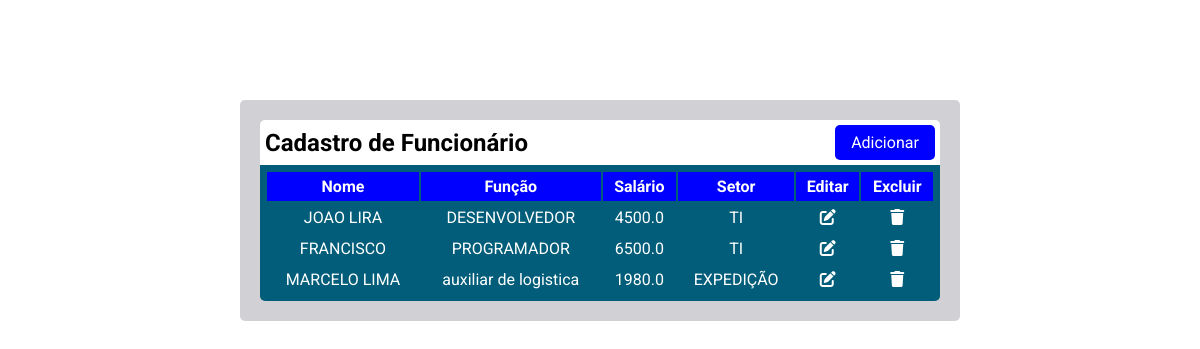
Before: / with the older database file.
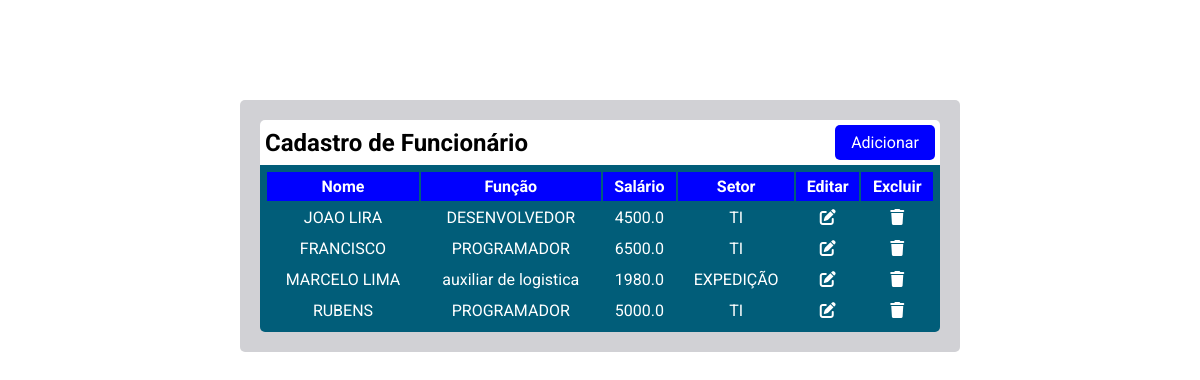
After: the same page with the newer database file.
### tables this page shows
CREATE TABLE funcionario (
               id INTEGER PRIMARY KEY AUTOINCREMENT,
               nome TEXT,
               funcao TEXT,
               salario FLOAT,
               setor TEXT);

### main.py (the view)
@app.route('/')
def index():
    lista = database.README()
    dados_formulario = request.form.to_dict()
    return render_template('index.html',lista=lista,dados=dados_formulario)

### database.py (called while the page is built)
def conexao():
    conect = sqlite3.connect('crud.db')
    cursor = conect.cursor()
    return cursor

def README():
    cursor = conexao()
    cursor.execute('SELECT * FROM funcionario')
    return cursor.fetchall()

### templates/index.html (shortened to what this page needs)
<!DOCTYPE html>
<html lang="pt-br">
<head>
    <link rel="stylesheet" href="https://cdnjs.cloudflare.com/ajax/libs/font-awesome/6.7.2/css/all.min.css" />
    <link rel="stylesheet" href="/static/style.css">
</head>
<body>
    <div class="container">
        <div class="header">
            <h2>Cadastro de Funcionário</h1>
            <button id="add" onclick="abrirModal()">Adicionar</button>
        </div>
        <div class="div-table">
            <table class="tabela">
                <thead >
                    <tr>
                        <th>Nome</th>
                        <th>Função</th>
                        <th>Salário</th>
                        <th>Setor</th>
                        <th>Editar</th>
                        <th>Excluir</th>
                    </tr>
                </thead>
                {% for i in lista %}
                <tr >
                    <td>{{i[1]}}</td>
                    <td>{{i[2]}}</td>
                    <td>{{i[3]}}</td>
                    <td>{{i[4]}}</td>
                    <td>
                        <form method="post" action="/select/{{i[0]}}">
                            <button type="submit" class="fa-solid fa-pen-to-square btn"></button>
                        </form>
                    </td>
                    <td>
                        <form method="post" action="/select/{{i[0]}}" >
                            <button class="fa-solid fa-trash btn"></button>
                        </form>
                    </td>
                </tr>
                {% endfor %}
            </table>
        </div>
    </div>
</body>
</html>

### static/style.css (style rules this page uses)
* { margin: 0; padding: 0; box-sizing: border-box; font-family: 'Roboto', sans-serif; outline: none; }
body { background-color: white; }
.container { flex-wrap: wrap; background-color: #d1d1d5; justify-content: center; align-items: center; width: 60%; border-radius: 5px; padding: 20px; margin: 100px auto 0; }
.container .header { display: flex; flex-wrap: wrap; justify-content:space-between; align-items: center; background-color: white; padding: 5px; border-radius: 5px 5px 0 0; }
.container .header > button { width: 100px; background-color: blue; color: white; font-size: 1rem; border-radius: 5px; padding: 8px; border: none; cursor: pointer; }
.btn { border: none; background: none; color: white; font-size: 16px; cursor: pointer; }
.container thead th { background-color: blue; padding: 5px; }
.container .div-table { width: 100%; flex-wrap: wrap; justify-content: center; background-color: rgb(1, 93, 121); border-radius: 0 0 5px 5px; }
.container .div-table, table { width: 100%; justify-content: center; align-items: center; }
.container .div-table, tr > td { flex-wrap: wrap; color: white; text-align: center; padding: 5px; }

Changed rows visible on the page:
added funcionario: nome "RUBENS", funcao "PROGRAMADOR", salario "5000.0", setor "TI"
